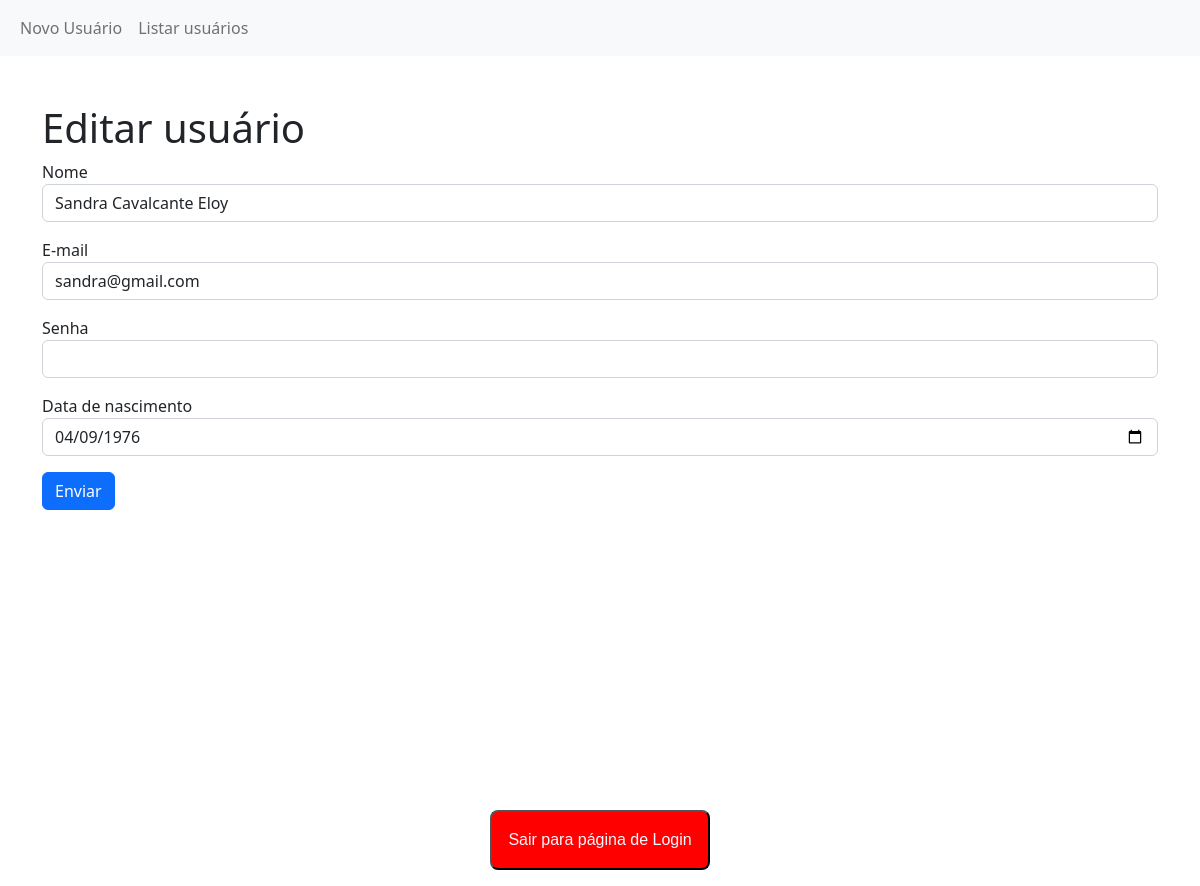
/index2.php?page=editar&id=3, run on the app's committed database.
### tables this page shows
CREATE TABLE `usuarios` (
  `id` int(10) UNSIGNED NOT NULL,
  `name` varchar(140) DEFAULT NULL,
  `nome` varchar(50) NOT NULL,
  `email` varchar(255) NOT NULL,
  `senha` varchar(255) NOT NULL,
  `data_nasc` date NOT NULL
);

### editar-usuario.php (the view, shortened to what this page needs)
<h1>Editar usuário</h1>
<?php
$sql = "SELECT * FROM usuarios WHERE id=".$_REQUEST["id"];
$res = $mysqli->query($sql);
$row = $res->fetch_object();
?>
<form action="?page=salvar" method="POST">
    <div class="mb-3">
    <label>Nome</label>
    <input type="text" name="nome" value="<?php print $row->nome ?>" class="form-control">
    </div>
    <div class="mb-3">
        <label>E-mail</label>
        <input type="email" name="email" value="<?php print $row->email ?>"class="form-control">
    </div>
     <div class="mb-3">
        <label>Senha</label>
        <input type="password" name="senha" class="form-control" required>
    </div>
    <div class="mb-3">
        <label>Data de nascimento</label>
        <input type="date" name="data_nasc" value="<?php print $row->data_nasc ?>" class="form-control">
    </div>
    <div class="mb-3">
        <button type="submit" class="btn btn-primary">Enviar</button>
</form>

### data on the page
usuarios: nome "Sandra Cavalcante Eloy", email "sandra@gmail.com", data_nasc "04/09/1976"
